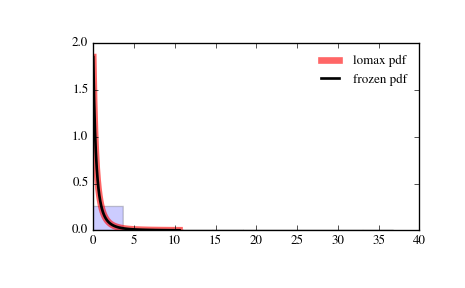

The script that drew this image:
from scipy.stats import lomax
import matplotlib.pyplot as plt
fig, ax = plt.subplots(1, 1)

# Calculate a few first moments:

c = 1.88
mean, var, skew, kurt = lomax.stats(c, moments='mvsk')

# Display the probability density function (``pdf``):

x = np.linspace(lomax.ppf(0.01, c),
                lomax.ppf(0.99, c), 100)
ax.plot(x, lomax.pdf(x, c),
       'r-', lw=5, alpha=0.6, label='lomax pdf')

# Alternatively, the distribution object can be called (as a function)
# to fix the shape, location and scale parameters. This returns a "frozen"
# RV object holding the given parameters fixed.

# Freeze the distribution and display the frozen ``pdf``:

rv = lomax(c)
ax.plot(x, rv.pdf(x), 'k-', lw=2, label='frozen pdf')

# Check accuracy of ``cdf`` and ``ppf``:

vals = lomax.ppf([0.001, 0.5, 0.999], c)
np.allclose([0.001, 0.5, 0.999], lomax.cdf(vals, c))
# True

# Generate random numbers:

r = lomax.rvs(c, size=1000)

# And compare the histogram:

ax.hist(r, normed=True, histtype='stepfilled', alpha=0.2)
ax.legend(loc='best', frameon=False)
plt.show()
